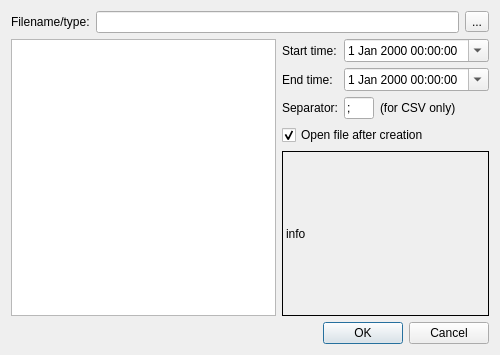
<ui version="4.0" >
 <class>DSExportDialog</class>
 <widget class="QDialog" name="DSExportDialog" >
  <property name="geometry" >
   <rect>
    <x>0</x>
    <y>0</y>
    <width>500</width>
    <height>355</height>
   </rect>
  </property>
  <property name="windowTitle" >
   <string>Dialog</string>
  </property>
  <layout class="QVBoxLayout" >
   <item>
    <layout class="QHBoxLayout" >
     <item>
      <widget class="QLabel" name="fileLabel" >
       <property name="text" >
        <string>Filename/type:</string>
       </property>
      </widget>
     </item>
     <item>
      <widget class="QLineEdit" name="fileNameInput" >
       <property name="readOnly" >
        <bool>true</bool>
       </property>
      </widget>
     </item>
     <item>
      <widget class="QToolButton" name="fileNameButton" >
       <property name="sizePolicy" >
        <sizepolicy vsizetype="Fixed" hsizetype="Fixed" >
         <horstretch>0</horstretch>
         <verstretch>0</verstretch>
        </sizepolicy>
       </property>
       <property name="text" >
        <string>...</string>
       </property>
      </widget>
     </item>
    </layout>
   </item>
   <item>
    <layout class="QGridLayout" >
     <item rowspan="2" row="0" column="0" >
      <widget class="QListWidget" name="sensorList" >
       <property name="sizePolicy" >
        <sizepolicy vsizetype="Expanding" hsizetype="Expanding" >
         <horstretch>100</horstretch>
         <verstretch>0</verstretch>
        </sizepolicy>
       </property>
      </widget>
     </item>
     <item row="0" column="1" >
      <layout class="QGridLayout" >
       <item row="0" column="0" >
        <widget class="QLabel" name="startLabel" >
         <property name="text" >
          <string>Start time:</string>
         </property>
        </widget>
       </item>
       <item row="0" column="1" colspan="2" >
        <widget class="QDateTimeEdit" name="startInput" >
         <property name="buttonSymbols" >
          <enum>QAbstractSpinBox::PlusMinus</enum>
         </property>
         <property name="calendarPopup" >
          <bool>true</bool>
         </property>
        </widget>
       </item>
       <item row="1" column="0" >
        <widget class="QLabel" name="stopLabel" >
         <property name="text" >
          <string>End time:</string>
         </property>
        </widget>
       </item>
       <item row="1" column="1" colspan="2" >
        <widget class="QDateTimeEdit" name="stopInput" >
         <property name="buttonSymbols" >
          <enum>QAbstractSpinBox::PlusMinus</enum>
         </property>
         <property name="calendarPopup" >
          <bool>true</bool>
         </property>
        </widget>
       </item>
       <item row="2" column="0" >
        <widget class="QLabel" name="separatorLabel" >
         <property name="text" >
          <string>Separator:</string>
         </property>
         <property name="buddy" >
          <cstring>separatorInput</cstring>
         </property>
        </widget>
       </item>
       <item row="2" column="1" >
        <widget class="QLineEdit" name="separatorInput" >
         <property name="sizePolicy" >
          <sizepolicy vsizetype="Fixed" hsizetype="Minimum" >
           <horstretch>0</horstretch>
           <verstretch>0</verstretch>
          </sizepolicy>
         </property>
         <property name="minimumSize" >
          <size>
           <width>30</width>
           <height>0</height>
          </size>
         </property>
         <property name="maximumSize" >
          <size>
           <width>30</width>
           <height>16777215</height>
          </size>
         </property>
         <property name="text" >
          <string>;</string>
         </property>
         <property name="maxLength" >
          <number>1</number>
         </property>
        </widget>
       </item>
       <item row="2" column="2" >
        <widget class="QLabel" name="separatorHintLabel" >
         <property name="sizePolicy" >
          <sizepolicy vsizetype="Preferred" hsizetype="Expanding" >
           <horstretch>100</horstretch>
           <verstretch>0</verstretch>
          </sizepolicy>
         </property>
         <property name="text" >
          <string>(for CSV only)</string>
         </property>
         <property name="buddy" >
          <cstring>separatorInput</cstring>
         </property>
        </widget>
       </item>
       <item row="3" column="0" colspan="3" >
        <widget class="QCheckBox" name="openFileButton" >
         <property name="text" >
          <string>Open file after creation</string>
         </property>
         <property name="checked" >
          <bool>true</bool>
         </property>
        </widget>
       </item>
      </layout>
     </item>
     <item row="1" column="1" >
      <widget class="QLabel" name="infoLabel" >
       <property name="sizePolicy" >
        <sizepolicy vsizetype="Expanding" hsizetype="Preferred" >
         <horstretch>0</horstretch>
         <verstretch>0</verstretch>
        </sizepolicy>
       </property>
       <property name="frameShape" >
        <enum>QFrame::Box</enum>
       </property>
       <property name="text" >
        <string>info</string>
       </property>
      </widget>
     </item>
    </layout>
   </item>
   <item>
    <widget class="QDialogButtonBox" name="buttonBox" >
     <property name="orientation" >
      <enum>Qt::Horizontal</enum>
     </property>
     <property name="standardButtons" >
      <set>QDialogButtonBox::Cancel|QDialogButtonBox::NoButton|QDialogButtonBox::Ok</set>
     </property>
    </widget>
   </item>
  </layout>
 </widget>
 <resources/>
 <connections>
  <connection>
   <sender>buttonBox</sender>
   <signal>accepted()</signal>
   <receiver>DSExportDialog</receiver>
   <slot>accept()</slot>
   <hints>
    <hint type="sourcelabel" >
     <x>257</x>
     <y>345</y>
    </hint>
    <hint type="destinationlabel" >
     <x>157</x>
     <y>274</y>
    </hint>
   </hints>
  </connection>
  <connection>
   <sender>buttonBox</sender>
   <signal>rejected()</signal>
   <receiver>DSExportDialog</receiver>
   <slot>reject()</slot>
   <hints>
    <hint type="sourcelabel" >
     <x>325</x>
     <y>345</y>
    </hint>
    <hint type="destinationlabel" >
     <x>286</x>
     <y>274</y>
    </hint>
   </hints>
  </connection>
 </connections>
</ui>
